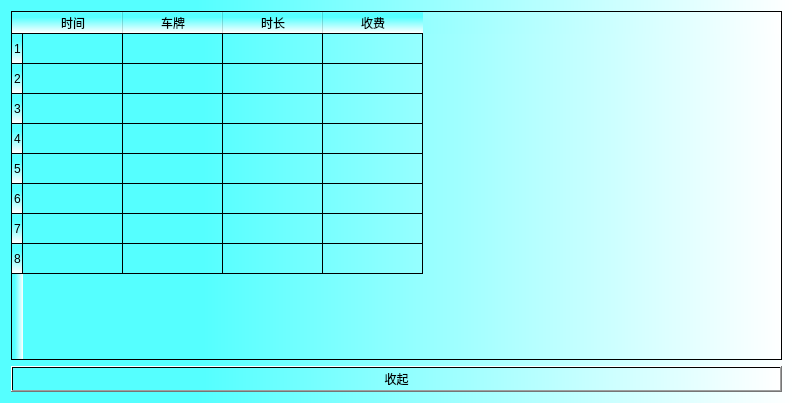
<?xml version="1.0" encoding="UTF-8"?>
<ui version="4.0">
 <class>hisUI</class>
 <widget class="QWidget" name="hisUI">
  <property name="geometry">
   <rect>
    <x>0</x>
    <y>0</y>
    <width>793</width>
    <height>403</height>
   </rect>
  </property>
  <property name="windowTitle">
   <string>Form</string>
  </property>
  <property name="styleSheet">
   <string notr="true">background-color: qlineargradient(spread:reflect, x1:0, y1:0, x2:1, y2:0, stop:0.248756 rgba(85, 255, 255, 255), stop:1 rgba(255, 255, 255, 255));</string>
  </property>
  <layout class="QGridLayout" name="gridLayout">
   <item row="0" column="0">
    <layout class="QVBoxLayout" name="verticalLayout">
     <item>
      <widget class="QTableWidget" name="tableWidget">
       <row>
        <property name="text">
         <string>1</string>
        </property>
       </row>
       <row>
        <property name="text">
         <string>2</string>
        </property>
       </row>
       <row>
        <property name="text">
         <string>3</string>
        </property>
       </row>
       <row>
        <property name="text">
         <string>4</string>
        </property>
       </row>
       <row>
        <property name="text">
         <string>5</string>
        </property>
       </row>
       <row>
        <property name="text">
         <string>6</string>
        </property>
       </row>
       <row>
        <property name="text">
         <string>7</string>
        </property>
       </row>
       <row>
        <property name="text">
         <string>8</string>
        </property>
       </row>
       <column>
        <property name="text">
         <string>时间</string>
        </property>
       </column>
       <column>
        <property name="text">
         <string>车牌</string>
        </property>
       </column>
       <column>
        <property name="text">
         <string>时长</string>
        </property>
       </column>
       <column>
        <property name="text">
         <string>收费</string>
        </property>
       </column>
      </widget>
     </item>
     <item>
      <widget class="QPushButton" name="pushButton">
       <property name="text">
        <string>收起</string>
       </property>
      </widget>
     </item>
    </layout>
   </item>
  </layout>
 </widget>
 <resources/>
 <connections/>
</ui>
